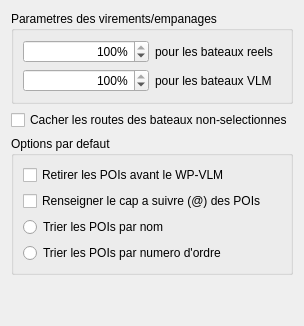
         <widget class="QWidget" name="tab_9">
          <property name="sizePolicy">
           <sizepolicy hsizetype="Expanding" vsizetype="Expanding">
            <horstretch>0</horstretch>
            <verstretch>0</verstretch>
           </sizepolicy>
          </property>
          <attribute name="title">
           <string>Routes</string>
          </attribute>
          <layout class="QVBoxLayout" name="verticalLayout_5">
           <item>
            <widget class="QGroupBox" name="groupBox_6">
             <property name="title">
              <string>Parametres des virements/empanages</string>
             </property>
             <layout class="QGridLayout" name="gridLayout_2">
              <item row="4" column="1">
               <widget class="QLabel" name="label_21">
                <property name="text">
                 <string>pour les bateaux reels</string>
                </property>
               </widget>
              </item>
              <item row="4" column="0">
               <widget class="QSpinBox" name="speedLossOnTackReal">
                <property name="toolTip">
                 <string>Pourcentage de la polaire a appliquer pendant une vacation</string>
                </property>
                <property name="statusTip">
                 <string/>
                </property>
                <property name="alignment">
                 <set>Qt::AlignRight|Qt::AlignTrailing|Qt::AlignVCenter</set>
                </property>
                <property name="suffix">
                 <string>%</string>
                </property>
                <property name="minimum">
                 <number>1</number>
                </property>
                <property name="maximum">
                 <number>100</number>
                </property>
                <property name="value">
                 <number>100</number>
                </property>
               </widget>
              </item>
              <item row="5" column="0">
               <widget class="QSpinBox" name="speedLossOnTackVlm">
                <property name="toolTip">
                 <string>Pourcentage de la polaire a appliquer pendant une vacation</string>
                </property>
                <property name="alignment">
                 <set>Qt::AlignRight|Qt::AlignTrailing|Qt::AlignVCenter</set>
                </property>
                <property name="suffix">
                 <string>%</string>
                </property>
                <property name="minimum">
                 <number>1</number>
                </property>
                <property name="maximum">
                 <number>100</number>
                </property>
                <property name="value">
                 <number>100</number>
                </property>
               </widget>
              </item>
              <item row="5" column="1">
               <widget class="QLabel" name="label_22">
                <property name="text">
                 <string>pour les bateaux VLM</string>
                </property>
               </widget>
              </item>
             </layout>
            </widget>
           </item>
           <item>
            <widget class="QCheckBox" name="chkHideRoute">
             <property name="text">
              <string>Cacher les routes des bateaux non-selectionnes</string>
             </property>
            </widget>
           </item>
           <item>
            <widget class="QGroupBox" name="groupBox_7">
             <property name="title">
              <string>Options par defaut</string>
             </property>
             <layout class="QVBoxLayout" name="verticalLayout_6">
              <item>
               <widget class="QCheckBox" name="autoRemove">
                <property name="text">
                 <string>Retirer les POIs avant le WP-VLM</string>
                </property>
               </widget>
              </item>
              <item>
               <widget class="QCheckBox" name="autoAt">
                <property name="text">
                 <string>Renseigner le cap a suivre (@) des POIs</string>
                </property>
               </widget>
              </item>
              <item>
               <widget class="QRadioButton" name="routeSortByName">
                <property name="text">
                 <string>Trier les POIs par nom</string>
                </property>
               </widget>
              </item>
              <item>
               <widget class="QRadioButton" name="routeSortBySequence">
                <property name="text">
                 <string>Trier les POIs par numero d'ordre</string>
                </property>
               </widget>
              </item>
             </layout>
            </widget>
           </item>
           <item>
            <spacer name="verticalSpacer_2">
             <property name="orientation">
              <enum>Qt::Vertical</enum>
             </property>
             <property name="sizeHint" stdset="0">
              <size>
               <width>20</width>
               <height>40</height>
              </size>
             </property>
            </spacer>
           </item>
          </layout>
         </widget>
